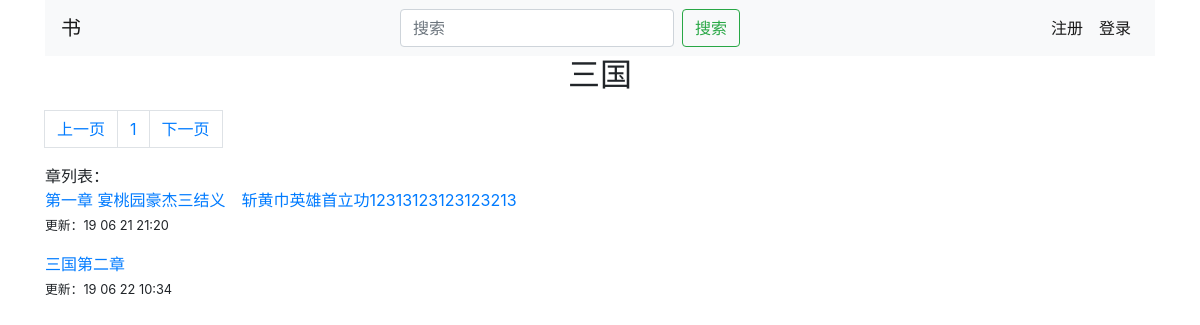
Screenshot of /article/2/ with the database file from the repository.
### learning_logs/models.py (models this page shows)
class Article(models.Model):
	art_name=models.CharField('标题',max_length=200)
	art_add_date=models.DateTimeField(auto_now_add=True)
	art_author=models.CharField('作者',max_length=10,default="")
	user_owner=models.ForeignKey(User,on_delete=models.CASCADE)
	art_type=models.CharField('类型',max_length=200)
	art_status=models.CharField('状态',max_length=200,default="")
	art_introduction=models.CharField('简介',max_length=200,default="")
	art_name_used=models.CharField('曾用名',max_length=200,default="")
	def __str__(self):
		if len(self.art_name)>=20:
			art_name_limit=self.art_name[:20]+'...'
		else:
			art_name_limit=self.art_name
		return art_name_limit

class ArtContent(models.Model):
	chapter_name=models.CharField('章名',max_length=200)
	chapter_content=HTMLField('文章内容')
	article=models.ForeignKey(Article,verbose_name="文章",on_delete=models.CASCADE,null=True)
	chapter_add_date=models.DateTimeField(auto_now_add=True)
	class Meta:
		ordering=['chapter_add_date']

### learning_logs/views.py (the view)
# urls.py: re_path(r'^article/(?P<article_id>\d+)/$', views.article,name='article'),
def article(request,article_id):
	article=Article.objects.get(id=article_id)
	artcontents=article.artcontent_set.all()
	paginator=Paginator(artcontents,10)
	current_page=int(request.GET.get('page',1))
	if paginator.num_pages >7 :
		if current_page-3 < 1:
			page_ran=range(1,8)
		elif current_page +3 >paginator.num_pages:
			page_ran=range(paginator.num_pages-6,paginator.num_pages+1)
		else:
			page_ran=range(current_page-3,current_page+4)
		page_range=page_ran
	else:
		page_range=paginator.page_range
	current_page_content=paginator.page(current_page)
	context = {'article':article,'current_page_content':current_page_content,'page_range':page_range}
	return render(request,'learning_logs/article.html',context)

### learning_logs/templates/learning_logs/article.html (shortened to what this page needs)
{% extends 'learning_logs/base.html' %}
{% block header %}
<div class="container">
<div class="page-header">
<h2 class="text-center">{{ article }}</h2>
</div>
</div>
{% endblock header %}
{% block content %}
<div class="container">
        <div class="panel panel-default">
        <nav aria-label="Page navigation example">
            <ul class="pagination">
                {% if current_page_content.has_previous %}
                <li class="page-item"><a class="page-link" href="?current_page_content.previous_page_number" aria-label="Previous"><span aria-hidden="true">上一页</span></a></li>
                {% else %}
                <li class="disabled"><a class="page-link" href="" aria-label="Next"><span aria-hidden="true">上一页</span></a></li>
                {% endif %}
                {% for page in page_range %}
                <li class="page-item"><a class="page-link" href="?page={{page}}">{{page}}</a></li>
                {% endfor %}
                {% if current_page_content.has_next%}
                <li><a class="page-link" href="?page={{current_page_content.next_page_number}}" aria-label="Next"><span aria-hidden="true">下一页</span></a></li>
                {% else %}
                <li class="disabled"><a class="page-link"  href="" aria-label="Next"><span aria-hidden="true">下一页</span></a></li>
                {% endif %}
            </ul>
        </nav>
            <div>
            章列表：
            </div>
            {% for i in current_page_content %}
                <div class="over_window" >
                    <a href="{% url 'learning_logs:look_chapter' i.id %}">{{i.chapter_name}}</a>
                    <p>
                    <small> 更新：{{i.chapter_add_date|date:'y m d H:i'}}</small>
                    </p>
                </div>
            {% endfor %}
        </div>
</div>
{% endblock content %}

### learning_logs/templates/learning_logs/base.html (shortened to what this page needs)
{% load staticfiles %}
<!DOCTYPE html>
<html lang="zh-cn">
	<head>
		<link rel="stylesheet" href="{% static 'bootstrap/css/bootstrap.min.css' %}">
	</head>
	<body>
	    {% include 'header.html' %}
        {% block header %}{% endblock header %}
        {% block content %}{% endblock content %}
    	{% include 'footer.html' %}
	</body>
</html>

### learning_logs/templates/header.html (shortened to what this page needs)
<div class="container">
  <nav class="navbar navbar-expand-lg navbar-light bg-light ">
    <a class="navbar-brand" href="{% url 'learning_logs:index' %}">书</a>
    <div class="collapse navbar-collapse" id="navbarSupportedContent">
      <ul class="navbar-nav mr-auto">
        <form class="form-inline mr-auto my-2 my-lg-0" method="get" action="{% url 'learning_logs:search' %}">
          <input class="form-control mr-sm-2" type="search" placeholder="搜索" aria-label="Search" name="search_name" required>
          <button class="btn btn-outline-success my-2 my-sm-0" type="submit">搜索</button>
        </form>
      </ul>
      <ul class="navbar-nav mr-right">
        {% if user.is_authenticated %}
          <li class="nav-item">
            <a class="nav-link active" >您好, {{ user.username }}.</a>
          </li>
          <li class="nav-item">
            <a class="nav-link active" href="{% url 'users:logout' %}">退出</a>
          </li>
        {% else %}
          <li class="nav-item">
            <a class="nav-link active" href="{% url 'users:register' %}">注册</a>
          </li>
          <li class="nav-item">
            <a class="nav-link active" href="{% url 'users:login' %}">登录</a>
          </li>
        {% endif %}
      </ul>
    </div>
  </nav>
</div>

### learning_logs/templates/footer.html (shortened to what this page needs)
{% load staticfiles %}
<div>
    <br><br><br>
</div>

### learning_logs/templates/learning_logs/article.html (style rules this page uses)
.over_window { white-space :nowrap; width: 99%; text-overflow: ellipsis; overflow: hidden; }

### rows the page displays
Article: art_name "三国"
ArtContent: chapter_name "第一章 宴桃园豪杰三结义 斩黄巾英雄首立功12313123123123213", chapter_add_date "19 06 21 21:20"
ArtContent: chapter_name "三国第二章", chapter_add_date "19 06 22 10:34"

### other values shown
{{ page }} "1"
